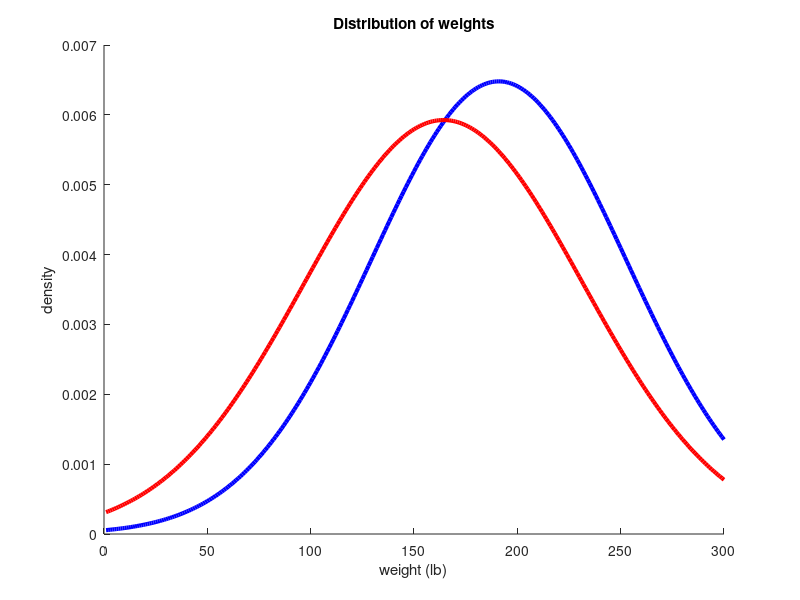
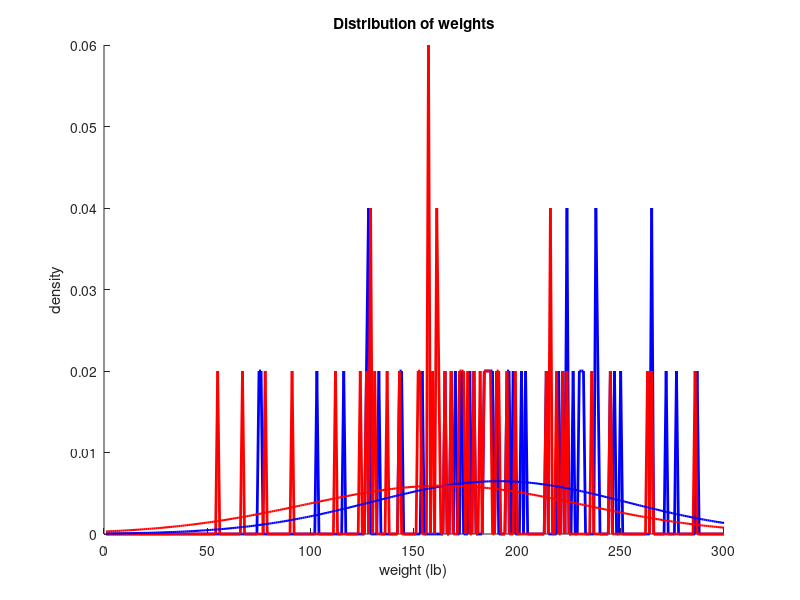
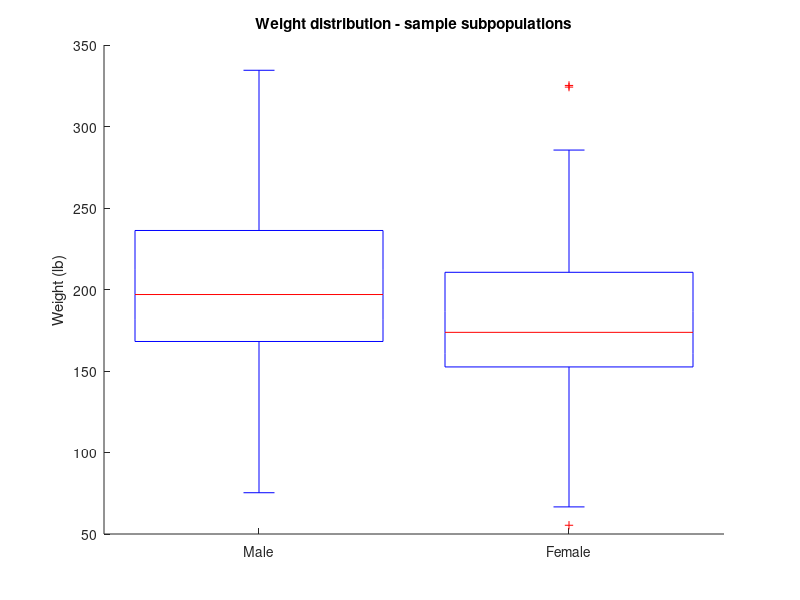

Write the MATLAB code that produced these figures, in order. (Note: this script raises an error after producing the figures.)
% Systems Pharmacology Final Project Main Driver
% Alanna Farrell, SJ Burris, Gabrielle Grifno
% Spring 2020

% This file creates simulated patients and includes all the parameters for
% running Chlorquine simulations for treatment of Malaria and COVID-19
clear all;
close all;

%% Creating virtual patients: Distribution parameters 

NumberOfSubjects = 50;
% Size of the populations - by making this a parameter, we can easily test 
% the code with small numbers that run quickly, and then run it with 
% larger populations once we're satisfied that it's working.

weightCutOff = 50;
% Minumum weight; set to 0 to only remove nonpositives

Male = 1;
Female = 2; % indexing for matrices

means(Male) = 191;
means(Female) = 164.3;
SD(Male) = 61.57;
SD(Female) = 67.32;

ls = {'-b';'-r'}; % linestyles for male, female distributions
GroupName = {'Male','Female'};

%% PART ONE - NORMAL DISTRIBUTIONS 
    
% Generate Normal Distribution lines
x = [1:1:300]; % x = weight, y = density
for i=Male:Female
    y(i,:) = 1/(SD(i)*sqrt(2*pi()))*exp((-(x(:)-means(i)).^2)/(2*SD(i)^2));
end

% Plotting the normal distributions by themselves
figure;
title('Distribution of weights');    
xlabel('weight (lb)');
ylabel('density');
hold on;
for i=Male:Female
	plot (x,y(i,:),ls{i},'LineWidth',3); 
end


%% PART TWO - GENERATE 2 SUBPOPULATIONS USING RANDOM NUMBERS

% Initiate Random Numbers (helpful to make results reproducible)
rng(0,'twister');

% Generate Subpopulations
for i=Male:Female % 2 subpops 
	xtemp = SD(i).*randn(NumberOfSubjects,1)+means(i); 
    % This gives us a first attempt; next we must identify weights below 
    % the cutoff and replace them
    a=length(xtemp(xtemp<=weightCutOff)); % count people below x lb
    cycle = 1;
    while a>0 % if there are any nonpositives, replace them
        fprintf ('series %i, cycle %i, negs %i\n',i,1,a);
        xtemp(xtemp<=50)=SD(i).*randn(a,1)+means(i);        
        a=length(xtemp(xtemp<=weightCutOff)); 
        cycle = cycle + 1;
    end % check again for nonpositives and loop if nec.
    xdist(i,:) = xtemp; % This is the final weight distribution
end

% Output the means, SDs of the simulated populations
simmeans = mean(xdist,2);
simSDs = std(xdist,0,2);
fprintf('Male population, input mean %4.1f, simulated mean %4.1f; input SD %4.1f, simulated SD %4.1f \n',means(Male),simmeans(Male),SD(Male),simSDs(Male))
fprintf('Female population, input mean %4.1f, simulated mean %4.1f; input SD %4.1f, simulated SD %4.1f \n',means(Female),simmeans(Female),SD(Female),simSDs(Female))

for i = Male:Female
	xtemp = round(xdist(i,:)); % xdist here is the list of patient weights for subpopulation i
    for j = 1:length(x)
    	ysamp(i,j) = length(xtemp(xtemp==x(j)))/NumberOfSubjects;
    end
end

% Overlaying normal distributions and the sample distributions
% three panels
figure;
title('Distribution of weights');    
ylabel('density');
xlabel('weight (lb)'); % note how we only need one x-axis label
hold on;
% Note how we generate different linestyles using conditional statements
for i=Male:Female
    plot (x,ysamp(i,:),ls{i},'LineWidth',2);
end
for i=Male:Female
    plot (x,y(i,:),ls{i},'LineWidth',1.5); 
	% did this separately so that these lines come to the front
end

% Boxplots
% Another way of visualizing the sample populations on one panel.
figure;
hold on;
title('Weight distribution - sample subpopulations')
ylabel('Weight (lb)')
boxplot (xdist','Labels',GroupName);

patientID = (1:NumberOfSubjects)';
Weights = xdist';
save('WeightDistribs.mat','patientID','Weights');

%% Population Pharmacokinetics

%run the popPK sim function to obtain the following for ALL patients,
%inputting only bodyweight
% 1. volume of distribution in compartment 1 (V1)
% 2. volume of distribution in compartment 2 (V2)
% 3. clearance of chloroquine and desethylchloroquine
% 4. absorption of chloroquine from the gut (oral delivery)

%Malaria scenario, pass in CaseFlag = 1
[V1, V2, CL_DCQ, CL_DCQ, ka] = Chloroquine_popPK(Weights, 1);

% %COVID-19, pass in CaseFlag = 2
% [V1, V2, CL_DCQ, CL_DCQ, ka] = Chloroquine_popPK(Weights, 2);

